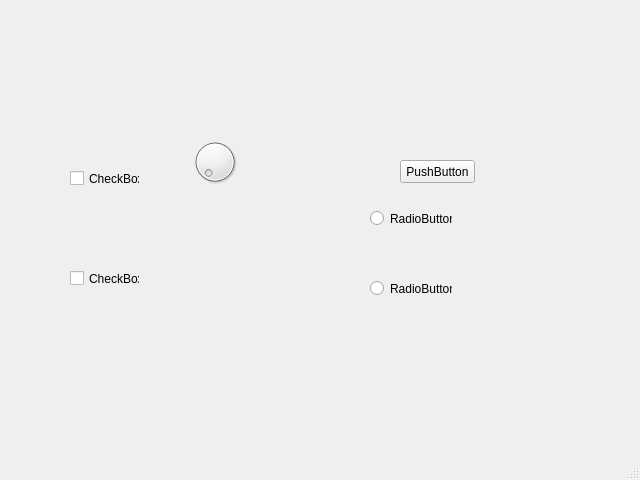
<?xml version="1.0" encoding="UTF-8"?>
<ui version="4.0">
 <class>MainWindow</class>
 <widget class="QMainWindow" name="MainWindow">
  <property name="geometry">
   <rect>
    <x>0</x>
    <y>0</y>
    <width>640</width>
    <height>480</height>
   </rect>
  </property>
  <property name="windowTitle">
   <string>MainWindow</string>
  </property>
  <widget class="QWidget" name="centralwidget">
   <widget class="QDial" name="dial">
    <property name="geometry">
     <rect>
      <x>190</x>
      <y>130</y>
      <width>50</width>
      <height>64</height>
     </rect>
    </property>
   </widget>
   <widget class="QCheckBox" name="checkBox">
    <property name="geometry">
     <rect>
      <x>70</x>
      <y>170</y>
      <width>70</width>
      <height>17</height>
     </rect>
    </property>
    <property name="text">
     <string>CheckBox</string>
    </property>
   </widget>
   <widget class="QCheckBox" name="checkBox_2">
    <property name="geometry">
     <rect>
      <x>70</x>
      <y>270</y>
      <width>70</width>
      <height>17</height>
     </rect>
    </property>
    <property name="text">
     <string>CheckBox</string>
    </property>
   </widget>
   <widget class="QRadioButton" name="radioButton">
    <property name="geometry">
     <rect>
      <x>370</x>
      <y>210</y>
      <width>82</width>
      <height>17</height>
     </rect>
    </property>
    <property name="text">
     <string>RadioButton</string>
    </property>
   </widget>
   <widget class="QRadioButton" name="radioButton_2">
    <property name="geometry">
     <rect>
      <x>370</x>
      <y>280</y>
      <width>82</width>
      <height>17</height>
     </rect>
    </property>
    <property name="text">
     <string>RadioButton</string>
    </property>
   </widget>
   <widget class="QPushButton" name="pushButton">
    <property name="geometry">
     <rect>
      <x>400</x>
      <y>160</y>
      <width>75</width>
      <height>23</height>
     </rect>
    </property>
    <property name="text">
     <string>PushButton</string>
    </property>
   </widget>
  </widget>
  <widget class="QMenuBar" name="menubar">
   <property name="geometry">
    <rect>
     <x>0</x>
     <y>0</y>
     <width>640</width>
     <height>21</height>
    </rect>
   </property>
  </widget>
  <widget class="QStatusBar" name="statusbar"/>
 </widget>
 <resources/>
 <connections/>
</ui>
